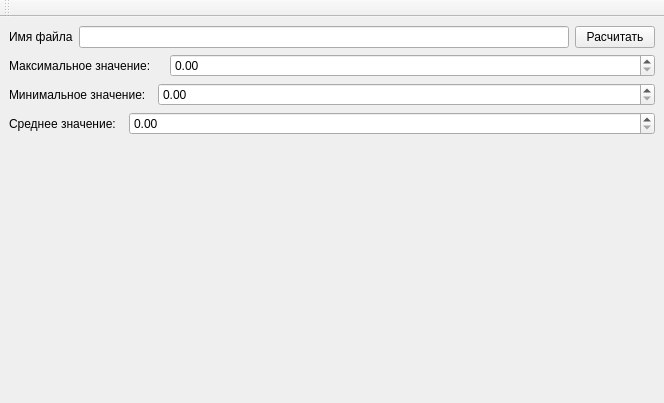
<?xml version="1.0" encoding="UTF-8"?>
<ui version="4.0">
 <class>MainWindow</class>
 <widget class="QMainWindow" name="MainWindow">
  <property name="geometry">
   <rect>
    <x>0</x>
    <y>0</y>
    <width>664</width>
    <height>403</height>
   </rect>
  </property>
  <property name="windowTitle">
   <string>MainWindow</string>
  </property>
  <widget class="QWidget" name="centralwidget">
   <layout class="QVBoxLayout" name="verticalLayout_2">
    <item>
     <layout class="QVBoxLayout" name="verticalLayout">
      <item>
       <layout class="QHBoxLayout" name="horizontalLayout">
        <item>
         <widget class="QLabel" name="label">
          <property name="styleSheet">
           <string notr="true">font: 12pt &quot;MS Shell Dlg 2&quot;;</string>
          </property>
          <property name="text">
           <string>Имя файла</string>
          </property>
         </widget>
        </item>
        <item>
         <widget class="QLineEdit" name="file_nameQT">
          <property name="styleSheet">
           <string notr="true">font: 12pt &quot;MS Shell Dlg 2&quot;;</string>
          </property>
         </widget>
        </item>
        <item>
         <widget class="QPushButton" name="btn">
          <property name="styleSheet">
           <string notr="true">font: 12pt &quot;MS Shell Dlg 2&quot;;</string>
          </property>
          <property name="text">
           <string>Расчитать</string>
          </property>
         </widget>
        </item>
       </layout>
      </item>
      <item>
       <layout class="QHBoxLayout" name="horizontalLayout_2">
        <item>
         <widget class="QLabel" name="label_2">
          <property name="sizePolicy">
           <sizepolicy hsizetype="Fixed" vsizetype="Preferred">
            <horstretch>0</horstretch>
            <verstretch>0</verstretch>
           </sizepolicy>
          </property>
          <property name="styleSheet">
           <string notr="true">font: 12pt &quot;MS Shell Dlg 2&quot;;</string>
          </property>
          <property name="text">
           <string>Максимальное значение:    </string>
          </property>
         </widget>
        </item>
        <item>
         <widget class="QDoubleSpinBox" name="doubleSpinBox">
          <property name="styleSheet">
           <string notr="true">font: 12pt &quot;MS Shell Dlg 2&quot;;</string>
          </property>
         </widget>
        </item>
       </layout>
      </item>
      <item>
       <layout class="QHBoxLayout" name="horizontalLayout_3">
        <item>
         <widget class="QLabel" name="label_3">
          <property name="sizePolicy">
           <sizepolicy hsizetype="Fixed" vsizetype="Preferred">
            <horstretch>0</horstretch>
            <verstretch>0</verstretch>
           </sizepolicy>
          </property>
          <property name="styleSheet">
           <string notr="true">font: 12pt &quot;MS Shell Dlg 2&quot;;</string>
          </property>
          <property name="text">
           <string>Минимальное значение:  </string>
          </property>
         </widget>
        </item>
        <item>
         <widget class="QDoubleSpinBox" name="doubleSpinBox_2">
          <property name="styleSheet">
           <string notr="true">font: 12pt &quot;MS Shell Dlg 2&quot;;</string>
          </property>
         </widget>
        </item>
       </layout>
      </item>
      <item>
       <layout class="QHBoxLayout" name="horizontalLayout_4">
        <item>
         <widget class="QLabel" name="label_4">
          <property name="sizePolicy">
           <sizepolicy hsizetype="Fixed" vsizetype="Preferred">
            <horstretch>0</horstretch>
            <verstretch>0</verstretch>
           </sizepolicy>
          </property>
          <property name="styleSheet">
           <string notr="true">font: 12pt &quot;MS Shell Dlg 2&quot;;</string>
          </property>
          <property name="text">
           <string>Среднее значение:  </string>
          </property>
         </widget>
        </item>
        <item>
         <widget class="QDoubleSpinBox" name="doubleSpinBox_3">
          <property name="styleSheet">
           <string notr="true">font: 12pt &quot;MS Shell Dlg 2&quot;;</string>
          </property>
         </widget>
        </item>
       </layout>
      </item>
      <item>
       <widget class="QLabel" name="output_line">
        <property name="styleSheet">
         <string notr="true">font: 12pt &quot;MS Shell Dlg 2&quot;;</string>
        </property>
        <property name="text">
         <string/>
        </property>
       </widget>
      </item>
     </layout>
    </item>
   </layout>
  </widget>
  <widget class="QMenuBar" name="menubar">
   <property name="geometry">
    <rect>
     <x>0</x>
     <y>0</y>
     <width>664</width>
     <height>26</height>
    </rect>
   </property>
  </widget>
  <widget class="QToolBar" name="toolBar">
   <property name="windowTitle">
    <string>toolBar</string>
   </property>
   <attribute name="toolBarArea">
    <enum>TopToolBarArea</enum>
   </attribute>
   <attribute name="toolBarBreak">
    <bool>false</bool>
   </attribute>
  </widget>
 </widget>
 <resources/>
 <connections/>
</ui>
